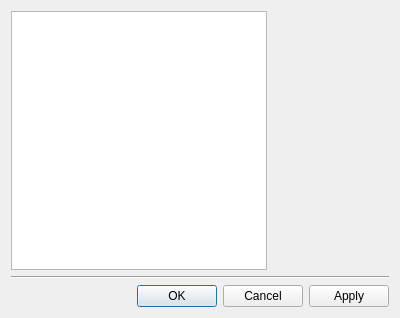
<?xml version="1.0" encoding="UTF-8"?>
<ui version="4.0">
 <author>Luís Pereira &lt;luis.artur.pereira@gmail.com&gt;</author>
 <class>PreferencesDialog</class>
 <widget class="QDialog" name="PreferencesDialog">
  <property name="geometry">
   <rect>
    <x>0</x>
    <y>0</y>
    <width>400</width>
    <height>318</height>
   </rect>
  </property>
  <property name="sizeGripEnabled">
   <bool>false</bool>
  </property>
  <layout class="QVBoxLayout" name="verticalLayout">
   <item>
    <layout class="QHBoxLayout" name="horizontalLayout">
     <item>
      <widget class="QListWidget" name="m_listWidget">
       <property name="sizePolicy">
        <sizepolicy hsizetype="MinimumExpanding" vsizetype="Expanding">
         <horstretch>0</horstretch>
         <verstretch>0</verstretch>
        </sizepolicy>
       </property>
       <property name="horizontalScrollBarPolicy">
        <enum>Qt::ScrollBarAlwaysOff</enum>
       </property>
       <property name="currentRow">
        <number>-1</number>
       </property>
      </widget>
     </item>
     <item>
      <widget class="QStackedWidget" name="m_stackedWidget">
       <property name="currentIndex">
        <number>-1</number>
       </property>
      </widget>
     </item>
    </layout>
   </item>
   <item>
    <widget class="Line" name="line">
     <property name="orientation">
      <enum>Qt::Horizontal</enum>
     </property>
    </widget>
   </item>
   <item>
    <widget class="QDialogButtonBox" name="m_dialogButtonBox">
     <property name="standardButtons">
      <set>QDialogButtonBox::Apply|QDialogButtonBox::Cancel|QDialogButtonBox::Ok</set>
     </property>
    </widget>
   </item>
  </layout>
 </widget>
 <resources/>
 <connections>
  <connection>
   <sender>m_dialogButtonBox</sender>
   <signal>accepted()</signal>
   <receiver>PreferencesDialog</receiver>
   <slot>accept()</slot>
   <hints>
    <hint type="sourcelabel">
     <x>199</x>
     <y>280</y>
    </hint>
    <hint type="destinationlabel">
     <x>199</x>
     <y>149</y>
    </hint>
   </hints>
  </connection>
  <connection>
   <sender>m_dialogButtonBox</sender>
   <signal>rejected()</signal>
   <receiver>PreferencesDialog</receiver>
   <slot>reject()</slot>
   <hints>
    <hint type="sourcelabel">
     <x>199</x>
     <y>280</y>
    </hint>
    <hint type="destinationlabel">
     <x>199</x>
     <y>149</y>
    </hint>
   </hints>
  </connection>
 </connections>
</ui>
